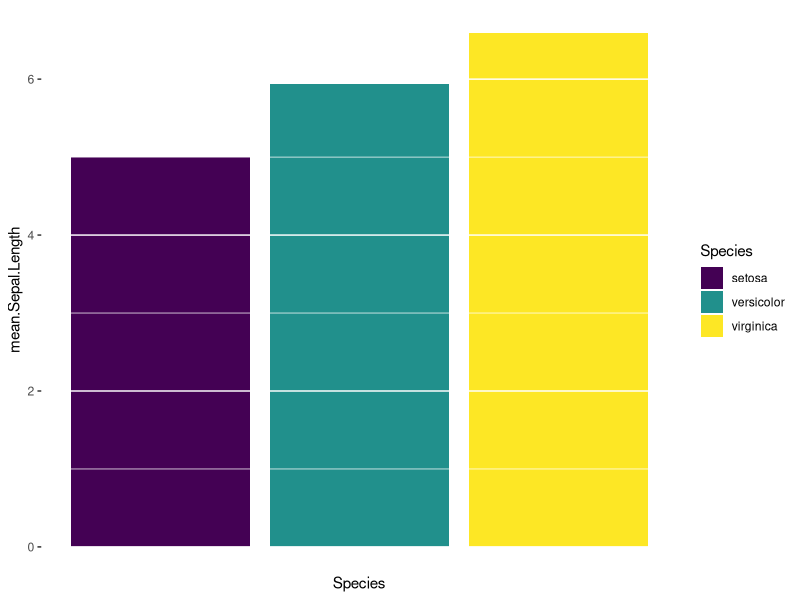

The R script that drew this image:
## ---- chunk 1
# Turn off message spam
knitr::opts_chunk$set(echo = FALSE, message=FALSE, warning=FALSE)
## ---- chunk 2
library(ggplot2)
library(viridisLite)
library(dplyr)

iris %>%
  group_by(Species) %>%
  summarize(mean.Sepal.Length = mean(Sepal.Length)) %>%
  ggplot(aes(x=Species, y=mean.Sepal.Length, fill=Species)) + geom_col() + 
  theme(panel.background = element_rect(fill = NA),
  panel.ontop = TRUE
) + scale_x_discrete(breaks = NULL) + scale_fill_viridis_d()
